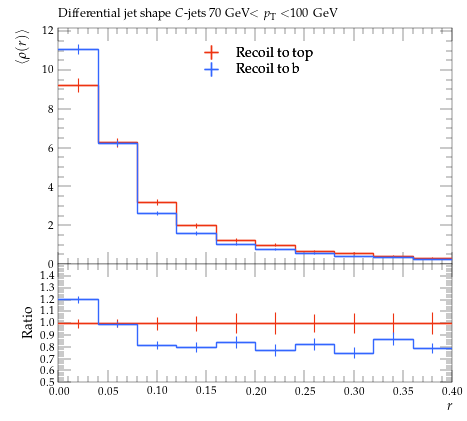

Write Python code to recreate this figure.
#! /usr/bin/env python

# This Python script was auto-generated using YODA v2.0.2.
# Analysis object: /MC_HFDECAYS/avg_C_jet_rho_70_100
# Timestamp: 31-07-2026 (13:13:53)

import matplotlib as mpl
import matplotlib.pyplot as plt
mpl.use('Agg') # comment out for interactive use
import os
import numpy as np

plotDir = os.path.split(os.path.realpath(__file__))[0]
if 'YODA_USER_PLOT_PATH' in globals():
    plot_outdir = globals()['YODA_USER_PLOT_PATH']
else:
    plot_outdir = plotDir

#plot style
plt.style.use(os.path.join(plotDir, '../default.mplstyle'))
# plot metadata
figW, figH = plt.rcParams['figure.figsize']
ax_xLabel = r'$r$'
ax_yLabel = r'$\langle\rho(r)\rangle$'
ax_title  = r'Differential jet shape $C$-jets 70 GeV$<p_\mathrm{T}<$100 GeV'
ax_xScale = 'linear'
ax_yScale = 'linear'
xLims = (0.0, 0.4)
yLims = (0.0, 12.17722)

# TeX-friendly labels for the legend
labels = {
    'legend' : ([ r"Recoil to top", r"Recoil to b" ], r""),
}

# Adjust canvas width and height
canvasW = 10.0
canvasH = 9.0
figW *= canvasW/10.
figH *= canvasH/9.

# Create figure and axis objects
fig, (ax, ratio0_ax) = plt.subplots(2, 1, sharex=True,
                  figsize=(figW,figH), gridspec_kw={'height_ratios': (6.0, 3.0)})

# Set figure margins
plt.subplots_adjust(
    left   = 1.0 * plt.rcParams['figure.subplot.left'],
    right  = 1.0 * plt.rcParams['figure.subplot.right'],
    top    = 1.0 * plt.rcParams['figure.subplot.top'],
    bottom = 1.0 * plt.rcParams['figure.subplot.bottom'])

ratio0_ax.yaxis.set_major_locator(mpl.ticker.MultipleLocator(0.1))
ratio0_ax.set_ylim(0.5, 1.4999)
ratio0_ax.set_ylabel('Ratio')

# the numerical data is stored in a separate file
dataf = dict()
prefix = os.path.split(__file__)[0]
if prefix:    prefix = prefix + '/'
exec(open(prefix+'avg_C_jet_rho_70_100__data.py').read(), dataf)


legend_handles = dict() # keep track of handles for the legend

# style options for curves
# starts at zorder>=5 to draw curve on top of legend
styles = {
  'recoil_t': {
    'color' : '#EE3311',
    'linestyle' : '-',
    'linewidth' : 1,
    'marker' : 'none',
    'markersize' : 2,
    'capsize' : 0.0,
    'zorder' : 5,
    'histstyle' : 1,
    'drawstyle' : 'steps-pre',
    'xerrorbars' : 1,
    'yerrorbars' : 1,
    'fillcolor' : None,
    'fillopacity' : 1.0,
    'ratio0_linestyle' : '-',
    'ratio0_linewidth' : 1,
    'ratio0_marker' : 'none',
    'ratio0_markersize' : 2,
    'ratio0_capsize' : 0.0,
    'ratio0_zorder' : 5,
    'ratio0_histstyle' : 1,
    'ratio0_drawstyle' : 'steps-pre',
    'ratio0_xerrorbars' : 1,
    'ratio0_yerrorbars' : 1,
  },
  'recoil_b': {
    'color' : '#3366FF',
    'linestyle' : '-',
    'linewidth' : 1,
    'marker' : 'none',
    'markersize' : 2,
    'capsize' : 0.0,
    'zorder' : 6,
    'histstyle' : 1,
    'drawstyle' : 'steps-pre',
    'xerrorbars' : 1,
    'yerrorbars' : 1,
    'fillcolor' : None,
    'fillopacity' : 1.0,
    'ratio0_linestyle' : '-',
    'ratio0_linewidth' : 1,
    'ratio0_marker' : 'none',
    'ratio0_markersize' : 2,
    'ratio0_capsize' : 0.0,
    'ratio0_zorder' : 6,
    'ratio0_histstyle' : 1,
    'ratio0_drawstyle' : 'steps-pre',
    'ratio0_xerrorbars' : 1,
    'ratio0_yerrorbars' : 1,
  },
}

# curve from input yoda files in main panel
for label, yvals in dataf['yvals'].items():
    if all(np.isnan(v) for v in dataf['yvals'][label]):
        continue
    tmp = None
    if styles[label]['histstyle']: # draw as histogram
        xpos = dataf['xedges'][label] if styles[label]['drawstyle'] else dataf['xpoints'][label]
        ypos = np.insert(yvals, 0, yvals[0]) if styles[label]['drawstyle'] else yvals
        if styles[label]['fillcolor']: # fill area below curve
            ax.fill_between(xpos, ypos, step='pre',
                            color=styles[label]['fillcolor'],
                            alpha=styles[label]['fillopacity'])
        tmp, = ax.plot(xpos, ypos,
                       color=styles[label]['color'],
                       linestyle=styles[label]['linestyle'],
                       linewidth=styles[label]['linewidth'],
                       drawstyle=styles[label]['drawstyle'], solid_joinstyle='miter',
                       zorder=styles[label]['zorder'], label=label)
    tmp = ax.errorbar(dataf['xpoints'][label], yvals,
                      xerr=np.array(dataf['xerrs'][label])*styles[label]['xerrorbars'],
                      yerr=np.array(dataf['yerrs'][label])*styles[label]['yerrorbars'],
                      fmt=styles[label]['marker'], capsize=styles[label]['capsize'],
                      markersize=styles[label]['markersize'],
                      ecolor=styles[label]['color'],
                      color=styles[label]['color'], zorder=styles[label]['zorder'])
    tmp[-1][0].set_linestyle(styles[label]['linestyle'])
    tmp[-1][0].set_linewidth(styles[label]['linewidth'])
    if label in dataf['add_legend_handle']:  legend_handles[label] = tmp
    for varLabel in dataf['variation_yvals'].keys():
        if varLabel.startswith(label):
            tmp, = ax.plot(dataf['xedges'][label], dataf['variation_yvals'][varLabel],
                           color=styles[label]['color'],
                           linestyle=styles[label]['linestyle'],
                           linewidth=styles[label]['linewidth'],
                           drawstyle='steps-pre', solid_joinstyle='miter',
                           zorder=styles[label]['zorder'], alpha=0.5)


# plots on ratio panel
# curve from input yoda files in ratio panel
for label, yvals in dataf['ratio0_yvals'].items():
    if all(np.isnan(v) for v in yvals):
        continue
    if styles[label]['ratio0_histstyle']: # plot as histogram
        xpos = dataf['xedges']['recoil_t'] if styles[label]['ratio0_drawstyle'] else dataf['xpoints']['recoil_t']
        ypos = np.insert(yvals, 0, yvals[0]) if styles[label]['ratio0_drawstyle'] else yvals
        ratio0_ax.plot(xpos, ypos,
                       color=styles[label]['color'],
                       linewidth=styles[label]['linewidth'],
                       linestyle=styles[label]['ratio0_linestyle'],
                       drawstyle=styles[label]['ratio0_drawstyle'], zorder=styles[label]['zorder'],
                       solid_joinstyle='miter')
    tmp = ratio0_ax.errorbar(dataf['xpoints']['recoil_t'], yvals,
                             xerr=np.array(dataf['ref_xerrs'])*styles[label]['ratio0_xerrorbars'],
                             yerr=np.array(dataf['ratio0_yerrs'][label])*styles[label]['ratio0_yerrorbars'],
                             fmt=styles[label]['ratio0_marker'], capsize=styles[label]['ratio0_capsize'],
                             markersize=styles[label]['ratio0_markersize'],
                             ecolor=styles[label]['color'],
                             color=styles[label]['color'])
    tmp[-1][0].set_linestyle(styles[label]['ratio0_linestyle'])
    tmp[-1][0].set_linewidth(styles[label]['ratio0_linewidth'])

    for varlabel in dataf['ratio0_variation_vals'].keys():
        if varlabel.startswith(label):
            ratio0_ax.plot(dataf['xedges']['recoil_t'],
                            dataf['ratio0_variation_vals'][varlabel],
                            color=styles[label]['color'],
                            linestyle=styles[label]['linestyle'],
                            linewidth=styles[label]['linewidth'],
                            drawstyle='steps-pre', solid_joinstyle='miter',
                            zorder=1, alpha=0.5)

legend_items = list(legend_handles.values())
ax.add_artist(ax.legend(legend_items,
                        labels['legend'][0],
                        title=labels['legend'][1],
                        alignment='left',
                        loc='upper center',
                        bbox_to_anchor=(0.5, 0.97)))

# set plot metadata as defined above
ratio0_ax.set_xlabel(ax_xLabel)
ratio0_ax.xaxis.set_label_coords(1., -0.15)
ax.set_ylabel(ax_yLabel, ha='right', va='top')
ax.yaxis.set_label_coords(-0.11, 1.0)
ax.set_title(ax_title, loc='left')
ax.set_xscale(ax_xScale)
ax.set_yscale(ax_yScale)
ax.set_xlim(xLims)
ax.set_ylim(yLims)

# tick formatting
plt.rcParams['xtick.top'] = True
plt.rcParams['ytick.right'] = True
fig.align_ylabels((ax, ratio0_ax))
plt.savefig(os.path.join(plot_outdir, 'avg_C_jet_rho_70_100.pdf'), format='PDF')
plt.savefig(os.path.join(plot_outdir, 'avg_C_jet_rho_70_100.png'), format='PNG')

plt.close(fig)
